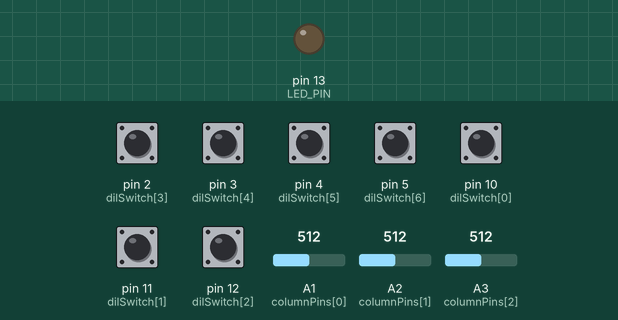
A sketch run on a simulated Arduino Pro Mini, built with avr-gcc and run on an emulated ATmega328P. Shown: output pins drawn as LEDs (lit = HIGH). The test bench sets the inputs (shaded band); at power-on: pin 2 (dilSwitch[3]), pin 3 (dilSwitch[4]), pin 4 (dilSwitch[5]), pin 5 (dilSwitch[6]), pin 10 (dilSwitch[0]), pin 11 (dilSwitch[1]), pin 12 (dilSwitch[2]) HIGH, A1 (columnPins[0]) = 512, A2 (columnPins[1]) = 512, A3 (columnPins[2]) = 512. Pins used as bus, display or sensor lines are not drawn.

Above: at 1.3 s.
Timing chart, 0 to 2.8 s (numbered marks = the images above):
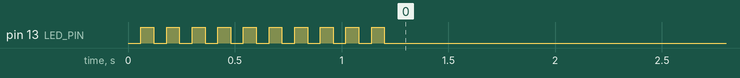

The sketch:

I2C_matrix_SLAVE.ino
```cpp
// (licence header left out)
#include <elapsedMillis.h>
#include <Wire.h>

elapsedMillis elapsedTime; // declare global if you don't want it reset every time loop runs

#define  BAUD_RATE         115200

#define  ROWS              3           // define how many rows on the matrix sensor
#define  COLS              3           // define how many columns on the matrix sensor
#define  PAYLOAD_SIZE      ROWS*COLS*2 // bytes expected to be received by the master I2C master
#define  LED_PIN           13          // define the LED pin
#define  FRAME_RATE        5           // elapsed time between each sensor reading
#define  DIL_SWITCH        7           // number of switchis on the DIL-switch

byte  NODE_ADDRESS  =      0;          // set a unique address for each I2C slave node
byte incomingByte = 0;
byte nodePayload[ PAYLOAD_SIZE ];

// digital pins array
const int dilSwitch[ DIL_SWITCH ] = {
  10, 11, 12, 2, 3, 4, 5
};

// Dig pins array
const int rowPins[ ROWS ] = {
  8, 7, 6
  // 6, 7, 8
};

// Analog pins array
const int columnPins[ COLS ] = {
  A1, A2, A3
  // A3, A2, A1
};

unsigned long lastFrameTime = 0;
int value = 0;

boolean toggleLed = false;
boolean USB_TRANSMIT = false;
boolean DEBUG_NODE_ADDRESS = false;

/////////////////////// INITIALISATION
void setup() {

  pinMode( LED_PIN, OUTPUT );          // Set rows pins in high-impedance state
  if ( USB_TRANSMIT ) Serial.begin( BAUD_RATE );            // start serial for output

  for ( int i = 0; i < DIL_SWITCH; i++ ) {
    pinMode( dilSwitch[ i ], INPUT_PULLUP ); // Set dilSwitch pins as input and activate pullUps resistors
  }
  setNodeID();

  if ( !USB_TRANSMIT ) Wire.begin( NODE_ADDRESS );          // join i2c bus with address #8
  if ( !USB_TRANSMIT ) Wire.onRequest( requestEvent );      // register event

  for ( int i = 0; i < ROWS; i++ ) {
    pinMode( rowPins[ i ], INPUT );    // Set rows pins in high-impedance state
  }

  blinkBlink( 21 );
}

//////////////////////////////////////////////////////////// BOUCLE PRINCIPALE
void loop() {

  for ( int row = 0; row < ROWS; row++ ) {
    // Set row pin as output (+3V)
    pinMode( rowPins[ row ], OUTPUT );
    digitalWrite( rowPins[ row ], HIGH );

    for ( int column = 0; column < COLS; column++ ) {

      if ( elapsedTime >= FRAME_RATE ) {
        elapsedTime = 0;              // reset the counter to 0 so the counting starts over...

        // int sensorID = row * COLS + column;
        // sensorID = sensorID * 2;

        int sensorID = column * ROWS + row;
        sensorID = sensorID * 2;

        value = analogRead( columnPins[ column ] );

        nodePayload[ sensorID ] = value & B01111111;                // lowByte
        nodePayload[ sensorID + 1 ] = ( value >> 7 ) & B00000111;   // highByte

        if ( USB_TRANSMIT ) Serial.print( value ), Serial.print( '\t' );
      }
    }
    // Set row pin in high-impedance state
    pinMode( rowPins[ row ], INPUT );
    if ( USB_TRANSMIT ) Serial.println();
  }
  if ( USB_TRANSMIT ) Serial.println();
}

// function that executes whenever data is requested by master
// this function is registered as an event, see setup()
void requestEvent() {
  Wire.write( nodePayload, PAYLOAD_SIZE );
}

void blinkBlink( int times ) {
  for ( int i = 0; i < times; i++ ) {
    digitalWrite( LED_PIN, toggleLed );
    delay( 60 );
    toggleLed = !toggleLed;
  }
}

void setNodeID() {

  for ( int i = 0; i < DIL_SWITCH; i++) {

    int bitVal = digitalRead( dilSwitch[ i ] );

    if ( bitVal == HIGH) {
      bitClear( NODE_ADDRESS, i );
    } else {
      bitSet( NODE_ADDRESS, i );
    }
  }
  if ( DEBUG_NODE_ADDRESS ) Serial.println( NODE_ADDRESS );
}
```
